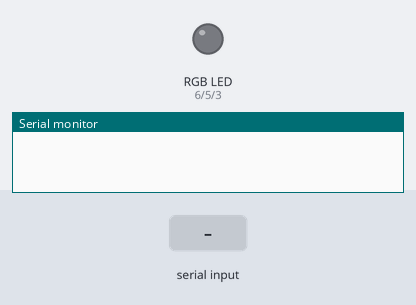
Bench run of a sketch on a simulated Arduino Uno, built with avr-gcc and run on an emulated ATmega328P. On the bench: an RGB LED mixed from three pins (HIGH = lit), the last lines printed to the serial monitor. The test bench sets the inputs (shaded band). Dim RGB values are drawn brighter than linear.

Above: at 1.2 s.
1.3 s: "red 128\n" received over Serial
At 2.5 s:
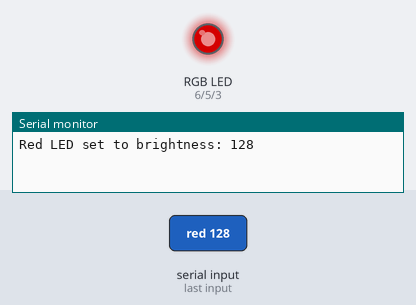
2.8 s: "green 255\n" received over Serial
At 4.0 s:
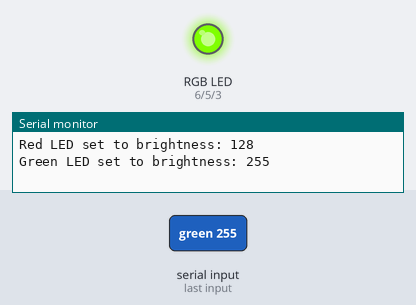
4.3 s: "blue 90\n" received over Serial
At 5.0 s:
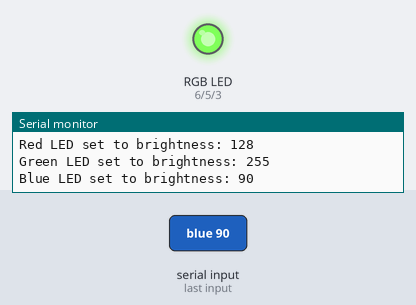
5.8 s: "red ,45\n" received over Serial
At 6.1 s:
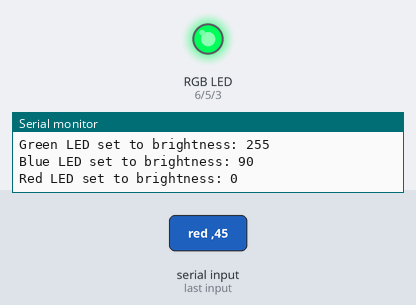
7.3 s: "blue 0\n" received over Serial
At 8.5 s:
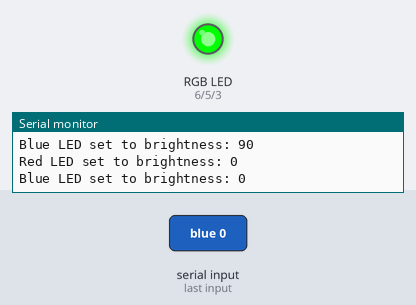
8.8 s: "green 90\n" received over Serial
At 9.7 s:
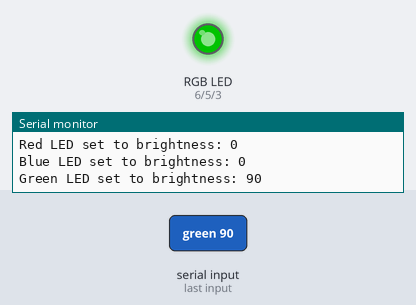
Timing chart, 0 to 11.3 s (numbered marks = the images above; inputs shaded):
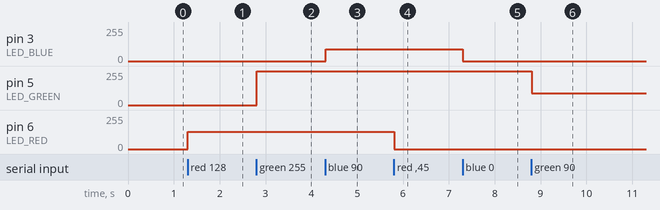

The sketch:

ex2-led-control-via-serial-monitor.ino
```cpp
#include <Arduino.h>

#define LED_RED 6
#define LED_GREEN 5
#define LED_BLUE 3

void setup() {
    pinMode(LED_RED, OUTPUT);
    pinMode(LED_GREEN, OUTPUT);
    pinMode(LED_BLUE, OUTPUT);

    analogWrite(LED_RED, 0);
    analogWrite(LED_GREEN, 0);
    analogWrite(LED_BLUE, 0);

    Serial.begin(9600);
    while (!Serial) {
    }
}

void loop() {
    if (Serial.available() > 0) {
        String command = Serial.readStringUntil('\n');
        command.trim();
        command.toLowerCase();

        // Format: "red 128", "green 255", "blue 0"
        if (command.startsWith("red ")) {
            int brightness = command.substring(4).toInt();
            brightness = constrain(brightness, 0, 255);  // Ensure value within PWM range
            analogWrite(LED_RED, brightness);
            Serial.println("Red LED set to brightness: " + String(brightness));
        } else if (command.startsWith("green ")) {
            int brightness = command.substring(6).toInt();
            brightness = constrain(brightness, 0, 255);
            analogWrite(LED_GREEN, brightness);
            Serial.println("Green LED set to brightness: " + String(brightness));
        } else if (command.startsWith("blue ")) {
            int brightness = command.substring(5).toInt();
            brightness = constrain(brightness, 0, 255);
            analogWrite(LED_BLUE, brightness);
            Serial.println("Blue LED set to brightness: " + String(brightness));
        } else {
            Serial.println("Unknown command: '" + command + "'");
        }
    }
}
```

Measured:
- after the input at 1.3 s, pin 6 (LED_RED): 0/255 → 128/255 at once
- after the input at 2.8 s, pin 5 (LED_GREEN): 0/255 → 255/255 at once
- after the input at 4.3 s, pin 3 (LED_BLUE): 0/255 → 90/255 at once
- after the input at 5.8 s, pin 6 (LED_RED): 128/255 → 0/255 at once
- after the input at 7.3 s, pin 3 (LED_BLUE): 90/255 → 0/255 at once
- after the input at 8.8 s, pin 5 (LED_GREEN): 255/255 → 90/255 at once
